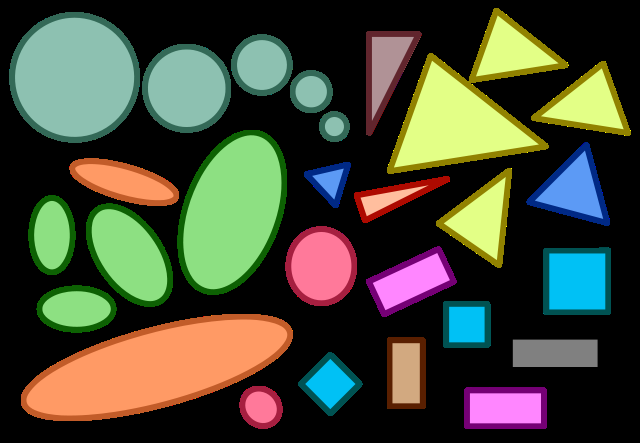
#> input picture data/640px-Similar-geometric-shapes.png, 640 x 443 px
$ python _13_corner_detection.py
#> lines starting #> are read from the running program, lines starting #| are printed output that depends on the picture; after the words box and inside, x2 and y2 are one past the last pixel; in counts of white or black regions, pixels touching at a corner belong together
# Run command: python _13_corner_detection.py
# The purpose of detecting corner is to track things like motion,
# do 3D modeling, and recognize objects, shapes, and characters
# Further reading:
# https://docs.opencv.org/master/d4/d8c/tutorial_py_shi_tomasi.html

# Importing libraries as shortcut
import numpy as np
import cv2
# import matplotlib.pyplot as plt

img = cv2.imread('../data/640px-Similar-geometric-shapes.png')
#> img is the input picture: shape (443, 640, 3); mean B, G, R 56.2, 73.9, 70.2
gray = cv2.cvtColor(img, cv2.COLOR_BGR2GRAY)
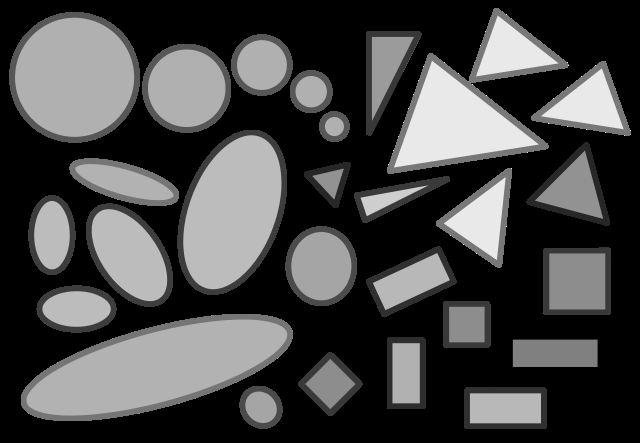
#> gray: shape (443, 640); min 0, max 233, mean 70.8
gray = np.float32(gray)  # We need to convert to float because `cv2.goodFeaturestoTrack` accepts only float values

# Detect corners
corners = cv2.goodFeaturesToTrack(gray, 100, 0.01, 10)
#> corners = 100 rows, first 8: [511, 168], [367, 214], [568, 65], [468, 80], [361, 198], [540, 422], [470, 422], [513, 366]

# Convert a numpy array to iterator
#  Source: https://stackoverflow.com/questions/54393177/convert-a-numpy-array-to-iterator
corners = iter(np.int0(corners))

# Make a circle at each point that is detected as a corner
for corner in corners:
    x, y = corner.ravel()
    cv2.circle(img, (x, y), 3, 255, -1)
#> this loop made 100 passes
#> (x, y) on passes 1 to 12: (511, 168), (367, 214), (568, 65), (468, 80), (361, 198), (540, 422), (470, 422), (513, 366), (539, 394), (445, 223), (374, 283), (622, 128)
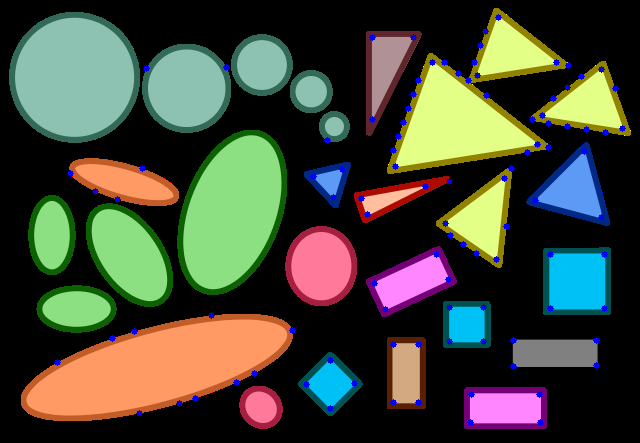
#> img: shape (443, 640, 3); 1.02% of pixels changed, all inside (x1, y1, x2, y2) = (54, 14, 626, 426)

# Show the image
cv2.imshow('Corner', img)

# Wait until any key is pressed
cv2.waitKey(0)

# Close everything
cv2.destroyAllWindows()

$ run again, with data/bookpage.jpg saved as data/640px-Similar-geometric-shapes.png
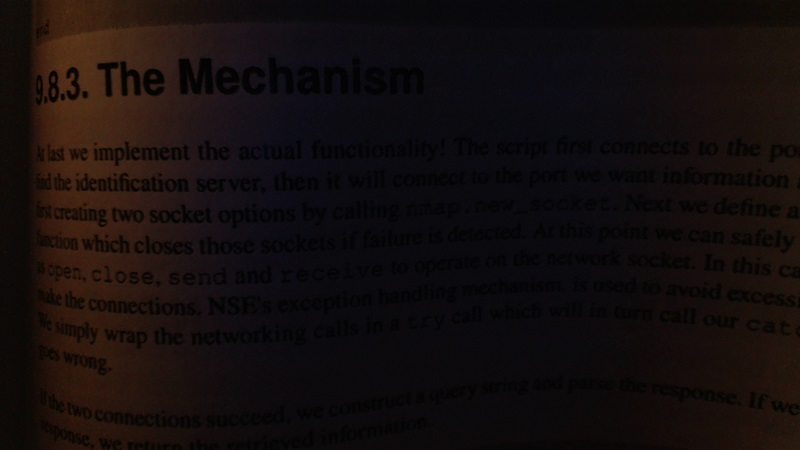
#> input picture data/bookpage.jpg, 800 x 450 px
#> img is the input picture: shape (450, 800, 3); mean B, G, R 13.4, 13.6, 20.3
#> `gray = np.float32(gray)`:
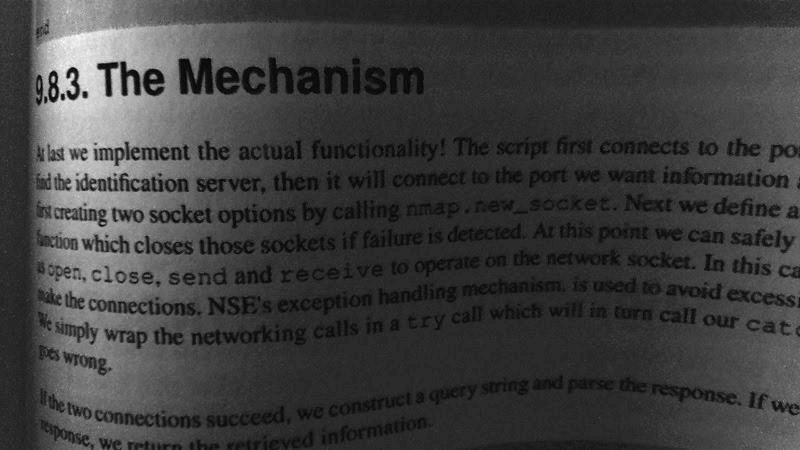
#> gray: shape (450, 800) float32; min 0, max 64, mean 15.6; drawn with min black and max white
#> corners = 100 rows, first 8: [53, 96], [67, 77], [53, 76], [63, 94], [83, 92], [92, 185], [45, 102], [127, 70]
#> the loop `for corner in corners:` made 100 passes
#> after the loop `for corner in corners:`:
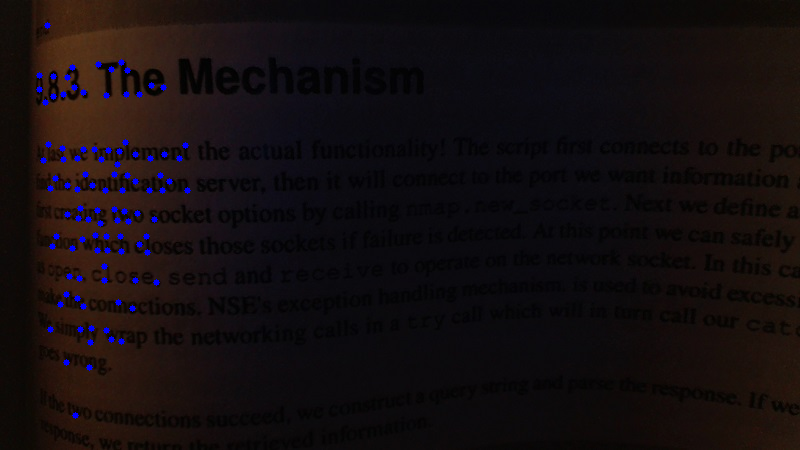
#> img: shape (450, 800, 3); 0.81% of pixels changed, all inside (x1, y1, x2, y2) = (36, 22, 191, 419)
